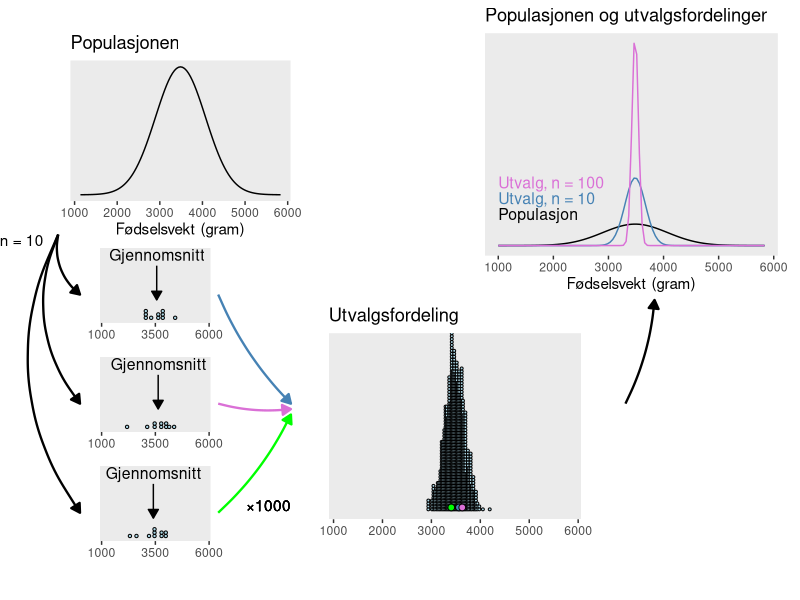
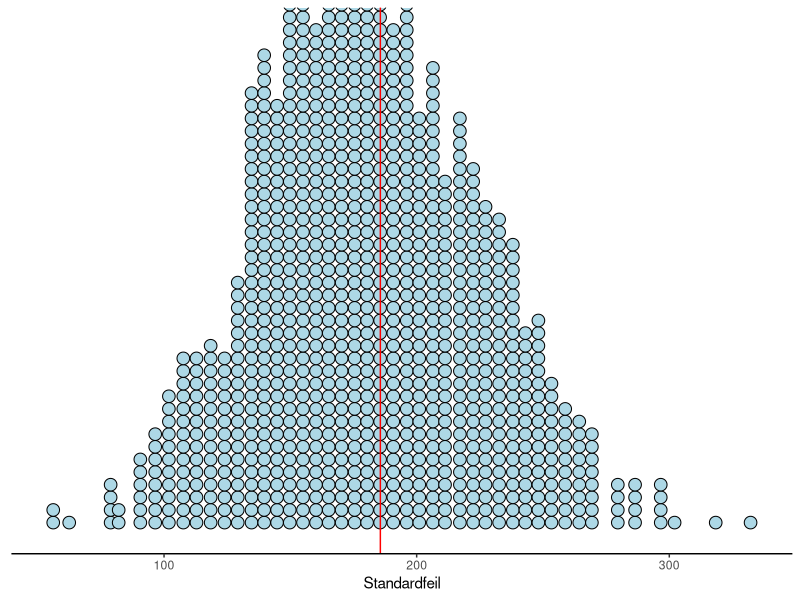
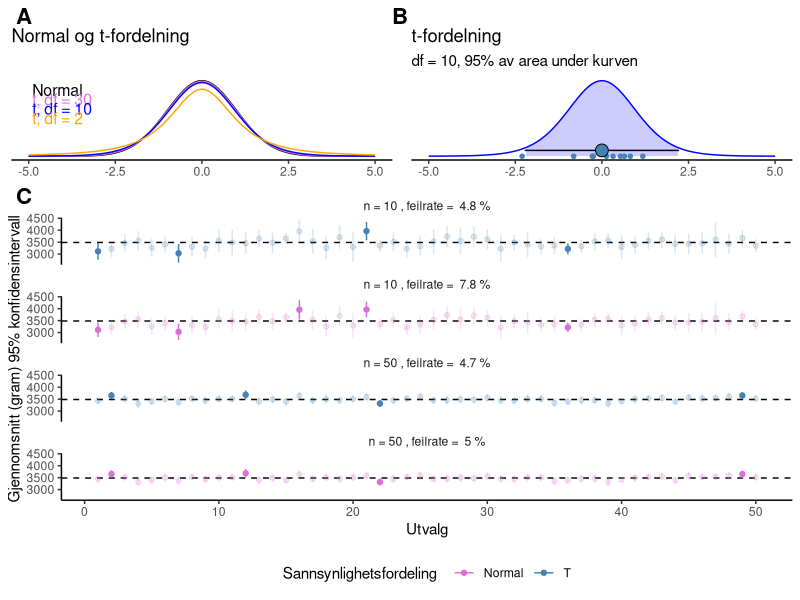

R code for these plots, in order:
## ---- chunk 1
#| echo: false
#| message: false
#| warning: false
#| fig-width: 8
#| label: fig-birtwtutvalg
#| fig-height: 8
#| fig-cap: "Vi trekker utvalg (n = 10) fra en populasjon av fødselsvekter. For hvert utvalg beregner vi gjennomsnitt og legger hvert gjennomsnitt til en ny fordeling, utvalgsfordelingen. I figuren ser vi tre eksempel på utvalg og de totalt tusen utvalgen som i dette fallet skaper utvalgsfordelingen. Utvalgsfordelingen tar en form som kan beskrives som en symmetrisk fordeling. Hvis vi fordelingen fra populasjonen med en utvalgsfordeling med forskjellige utvalgsstørrelser ser vi at populasjonen er har størst spredning og en utvalgsfordeling med flere observasjoner er mer samlet kring gjennomsnittet."


library(tidyverse); library(ggtext); library(cowplot)


px <- data.frame(x = c(0,1), y = c(0,1)) %>%
  

  
  ggplot(aes(x, y)) + 
  
    scale_x_continuous(limits = c(0, 1), breaks = NULL) +
  
  scale_y_continuous(limits = c(0, 1), breaks = NULL) +
  theme_void()


p1 <- ggplot(data = data.frame(x = c(3485 - (4*587), 3485 + (4*587))), aes(x)) +
  stat_function(fun = dnorm, n = 101, 
                args = list(mean = 3485, sd = 587)) + 
  ylab("") +
  scale_y_continuous(breaks = NULL) + 
    labs(x = "F&#248;dselsvekt (gram)", 
         title = "Populasjonen") +
  theme(panel.grid = element_blank(), axis.text.y = element_blank(), axis.ticks.y = element_blank(), 
        axis.title.x = element_markdown()) 


set.seed(1)
## data sets
d1 <- data.frame(x = rnorm(10, 3485, 587))
d2 <- data.frame(x = rnorm(10, 3485, 587))
d3 <- data.frame(x = rnorm(10, 3485, 587))



samp_plot_fun <- function(d = d1) {
  
  d %>%
  ggplot(aes(x)) + 
  geom_dotplot(fill = "lightblue") +
  
  annotate("text", x = mean(d$x), y = 0.6, 
           label = "Gjennomsnitt", 
           vjust = 0, 
           hjust = 0.5, size = 4) +  
  
  annotate("segment", x = mean(d$x), xend = mean(d$x), 
  y = 0.55, yend = 0.2, size = 0.5, 
  arrow = arrow(type = "closed", length = unit(0.1, "inches"))) +  
      
  
  ylab("") +
  labs(x = "F&#248;dselsvekt (gram)") +
    scale_x_continuous(limits = c(3485 - (4*587), 3485 + (4*587)), breaks = c(1000, 3500, 6000)) +
    scale_y_continuous(breaks = NULL, limits = c(0, 0.7)) +
  theme(panel.grid = element_blank(), axis.text.y = element_blank(), axis.ticks.y = element_blank(), 
        axis.title.x = element_blank(), 
        plot.background = element_rect(fill = NULL))
  
  
}


p2 <- samp_plot_fun(d1)
p3 <- samp_plot_fun(d2)
p4 <- samp_plot_fun(d3)


## Sample distribution plot


dsamp1 <- bind_rows(d1  %>% summarise(x = mean(x))%>% mutate(samp = "s1"), 
          d2  %>% summarise(x = mean(x))%>% mutate(samp = "s2"), 
          d3  %>% summarise(x = mean(x))%>% mutate(samp = "s3"))


p5 <- data.frame(x = rnorm(1000, 3485, 587/sqrt(10)), 
           samp = "all") %>%
  ggplot(aes(x, fill = factor(samp))) +

  
  geom_dotplot(binwidth = 25,
               dotsize = 2.4,
              stackratio = 1) +
  
  geom_dotplot(data = dsamp1, aes(x = x,fill = samp), 
               binwidth = 25, 
               stackratio = 1, 
               dotsize = 5.5) +
  

    scale_fill_manual(values = c("lightblue", "steelblue", "orchid", "green")) +
  
  ylab("") +
    scale_x_continuous(limits = c(3485 - (4*587), 3485 + (4*587))) +
  theme(panel.grid = element_blank(), axis.text.y = element_blank(), axis.ticks.y = element_blank(), 
        axis.title.x = element_blank(), 
        plot.background = element_rect(fill = NULL), 
        legend.position = "none") + 
  labs(title = "Utvalgsfordeling")


## Combine population and sample plots

p6 <- ggplot(data = data.frame(x = c(3485 - (4*587), 3485 + (4*587))), aes(x)) +
  # Population
  stat_function(fun = dnorm, n = 101, 
                args = list(mean = 3485, sd = 587)) + 
  # Sampling distribution n = 10
    stat_function(fun = dnorm, n = 101, 
                  color = "steelblue",
                args = list(mean = 3485, sd = 587/sqrt(10))) + 
  # Sampling distribution n = 100
      stat_function(fun = dnorm, n = 101, 
                  color = "orchid",
                args = list(mean = 3485, sd = 587/sqrt(100))) + 
  
  
  ylab("") +
  scale_y_continuous(breaks = NULL) + 
    labs(x = "F&#248;dselsvekt (gram)", 
         title = "Populasjonen og utvalgsfordelinger") +
  theme(panel.grid = element_blank(), axis.text.y = element_blank(), axis.ticks.y = element_blank(), 
        axis.title.x = element_markdown()) +
  annotate("text", 
           x = 1000, 
           hjust = 0,
           size = 4,
           y = c(0.001,0.0015, 0.002),
           color = c("black", "steelblue", "orchid"),
           label = c("Populasjon",
                     "Utvalg, n = 10", 
                     "Utvalg, n = 100")) 



px + 
  draw_plot(p1, x = 0.01, y = 0.6, width = 0.35, height = 0.4) +
  draw_plot(p2, x = 0.05, y = 0.41, width = 0.2, height = 0.2) +
  draw_plot(p3, x = 0.05, y = 0.21, width = 0.2, height = 0.2) +
  draw_plot(p4, x = 0.05, y = 0.01, width = 0.2, height = 0.2) +
  
  
  annotate("text", 
           x = 0.01, 
           hjust = 1,
           y = 0.61, 
           label = "n = 10") +
  
  annotate(
    'curve',
    x = c(0.03,0.03, 0.03), 
    y = c(0.62,0.62, 0.62),
    yend = c(0.51,0.31, 0.11),
    xend = c(0.06,0.06, 0.06),
    linewidth = 0.8,
    curvature = 0.3,
    arrow = arrow(length = unit(0.25, 'cm'), type = "closed")
  )  +
  
    annotate(
    'curve',
    x = c(0.25,0.25, 0.25), 
    y = c(0.51,0.31, 0.11),
    yend = c(0.31,0.30, 0.29),
    xend = c(0.35,0.35, 0.35),
    linewidth = 0.8,
    curvature = 0.1,
    color = c("steelblue", "orchid", "green"),
    arrow = arrow(length = unit(0.25, 'cm'), type = "closed")
  ) +
  
  annotate("richtext", 
           x = 0.35, 
           hjust = 1,
           fill = NA, label.color = NA, # remove background and outline
           label.padding = grid::unit(rep(0, 4), "pt"), # remove padding
           y = 0.12, 
           label = "&times;1000") +
  
  
  draw_plot(p5, x = 0.36, y = 0.05, width = 0.4, height = 0.45) +
  
  draw_plot(p6, x = 0.58, y = 0.5, width = 0.45, height = 0.55) +
  
  annotate(
    'curve',
    x = c(0.81), 
    y = c(0.31),
    yend = c(0.5),
    xend = c(0.85),
    linewidth = 0.8,
    curvature = 0.1,
    arrow = arrow(length = unit(0.25, 'cm'), type = "closed")
  ) 



## ---- chunk 2
#| echo: false
#| message: false
#| warning: false
#| fig-height: 4.5
#| fig-width: 4
#| label: fig-utvalgse
#| fig-cap: "Fordeling av estimat av standardfeil fra en populasjon med gjennomsnitt 3485 og standardavvik 587 og utvalg med størrelse 10. Den röde streken indikerer den teoretiske standardfeilen bergnet fra populasjonen."


dat <- vector()

set.seed(12)

for(i in 1:1000) {
  
  dat[i] <-  sd(rnorm(10, 3485, 587)) / sqrt(10) 
  
  
  
}


data.frame(x = dat) %>%
  ggplot(aes(x)) + geom_dotplot(dotsize = 1, 
                                binwidth = 5, 
                                fill = "lightblue") + 
  geom_vline(xintercept = 587/sqrt(10), color = "red") +
  theme_classic() + labs(x = "Standardfeil") + 
  theme(axis.title.y = element_blank(), 
        axis.ticks.y = element_blank(), 
        axis.line.y = element_blank(), 
        axis.text.y = element_blank())






## ---- chunk 3
#| echo: false
#| message: FALSE
#| warning: FALSE

set.seed(1)
sample <- rnorm(10,3485,587) 

## ---- chunk 4
#| echo: false
#| message: FALSE
#| warning: FALSE
#| fig-width: 6
#| fig-height: 8
#| label: fig-konfidensintervall
#| fig-cap: !expr 'paste("(A) En normalfordeling skiller seg fra en t-fordeling ved at formen ikke kan påvirkes. t-fordelingen har en ekstra parameter frihetsgrader (degrees of freedom, df) som bestemmer formen på kurven, når df nermer seg 0 faller mer av massen i fordelingen lengre ut fra sentrum. Når df > 30 ligner t-fordelingen på en normalfordeling. Vi betsemmer antallet frihetsgrader basert på antall observasjoner i dataene. (B) Et konfidensintervall basert på en t-fordeling (df=9) for observert data, et 95% konfidenintervall strekker seg &pm; ",round(qt(0.975, df=9),2)," standardfeil ut fra gjennomsnittet. (C) Et konfidensintervall for en t-fordeling er bredere enn for en normalfordeling og når antallet frihetsgrader (antallet observasjoner) er litet vil dette hjelpe oss å opprettholde feilraten, antallet konfidensintervall som ikke inneholder den faktiske populasjonsparameteren.")'



# plot a normal distribution using ggplot2

p1 <- data.frame(x = c(-5, 5)) %>%
  ggplot(aes(x)) + 
  stat_function(fun = dnorm, args = list()) +
  stat_function(fun = dt, args = list(
                                      df = 30), 
                color = "orchid") +
    stat_function(fun = dt, args = list(
                                      df = 10), 
                color = "blue") +
    stat_function(fun = dt, args = list(
                                      df = 2), 
                color = "orange") +
  theme_classic() + 
  
  annotate("text", 
           x = -4.9, 
           y = c(0.35,
                 0.3,
                 0.25,
                 0.20),
           size = 4,
           hjust = 0,
           label = c("Normal", 
                     "t, df = 30", 
                     "t, df = 10",
                     "t, df = 2"), 
                     color = c("black", "orchid", 
                               "blue", "orange")) +
  
  theme(axis.title.y = element_blank(),
        axis.text.y = element_blank(),
        axis.ticks.y = element_blank(), 
        axis.line.y = element_blank(), 
        axis.title.x = element_blank()) +
  labs(title = "Normal og t-fordelning",
       subtitle = " ",
       x = "Value") 


## Shade are under a t distribution

# Return dt(x) for 0 < x < 2, and NA for all other x

# example data

samp <- rnorm(10)

samp <- data.frame(samp = (samp - mean(samp))/sd(samp))


dt_limit <- function(x) {
    y <- dt(x, df = 10)
    y[x < -2.228139  |  x > 2.228139] <- NA
    return(y)
}

# ggplot() with dummy data
p2 <- ggplot(data.frame(x = c(-5, 5)), aes(x = x)) +
  stat_function(fun = dt_limit, geom = "area", fill = "blue", alpha = 0.2) +
  stat_function(fun = dt, 
                args = list(df = 10), color = "blue") + 
  theme_classic() +
    theme(axis.title.y = element_blank(),
        axis.text.y = element_blank(),
        axis.ticks.y = element_blank(), 
        axis.line.y = element_blank(),
              axis.title.x = element_blank()) +
  labs(title = "t-fordelning",
  subtitle= "df = 10, 95% av area under kurven",
       x = "Value") +
  
  geom_point(data = samp, aes(x = samp, y = 0), 
             size = 2, 
             shape = 20,
             color = "steelblue") +

  annotate("segment", 
           x = -2.228139, xend = 2.228139, y = 0.03, yend = 0.03, 
           color = "black") +
    annotate("point", 
           x = 0, y = 0.03, shape = 21,size = 4, fill = "steelblue") 




## Calculate confidence intervals using t and z distributions
## and compare them
set.seed(101)
N <- 2000

results10 <- data.frame(z_lwr = numeric(N), 
                      z_upr = numeric(N),
                      t_lwr = numeric(N),
                      t_upr = numeric(N), 
                      mean = numeric(N))

results50 <- data.frame(z_lwr = numeric(N), 
                      z_upr = numeric(N),
                      t_lwr = numeric(N),
                      t_upr = numeric(N), 
                      mean = numeric(N))


for(i in 1:N) {
  

  sample <- rnorm(10,3485,587) 
  mean <- mean(sample)
  sd <- sd(sample)
  n <- length(sample)
  z <- qnorm(0.975)
  t <- qt(0.975, df = n-1)
  
  results10[i,1] <- mean - z * sd/sqrt(n)
  results10[i,2] <- mean + z * sd/sqrt(n)
  results10[i,3] <- mean - t * sd/sqrt(n)
  results10[i,4] <- mean + t * sd/sqrt(n)
  results10[i,5] <- mean 
  results10$n <- n
  
  sample <- rnorm(50,3485,587) 
  mean <- mean(sample)
  sd <- sd(sample)
  n <- length(sample)
  z <- qnorm(0.975)
  t <- qt(0.975, df = n-1)
  
  results50[i,1] <- mean - z * sd/sqrt(n)
  results50[i,2] <- mean + z * sd/sqrt(n)
  results50[i,3] <- mean - t * sd/sqrt(n)
  results50[i,4] <- mean + t * sd/sqrt(n)
  results50[i,5] <- mean 
  results50$n <- n 
  
  }

  
errorrates <- bind_rows(results10, results50) %>%
  mutate(z_includes = ifelse(3485 > z_lwr & 3485 < z_upr, 1, 0),
         t_includes = ifelse(3485 > t_lwr & 3485 < t_upr, 1, 0)) %>%
  reframe(.by = n, 
            z_includes = round(100 * (1 - sum(z_includes)/N),1),
            t_includes = round(100 * (1 - sum(t_includes)/N),1)) 


p3 <- bind_rows(results10, results50) %>%
  group_by(n) %>%
  slice_sample(n = 50) %>%
  mutate(int = row_number()) %>%
  pivot_longer(cols = c(z_lwr, z_upr, t_lwr, t_upr), 
               names_to = "interval", 
               values_to = "val") %>%
  separate(interval, into = c("type", "side"), sep = "_") %>%
  pivot_wider(names_from = side, values_from = val) %>%
  ungroup() %>%
  mutate(includes = ifelse(3485 > lwr & 3485 < upr, "in", "out"),
        error_rate = if_else(type == "z" & n == 10, errorrates[1,2],
                             if_else(type == "z" & n == 50,errorrates[2,2],
                                     if_else(type == "t" & n == 10, errorrates[1,3],
                                             errorrates[2,3]))),
         type = if_else(type == "z", "Normal", "T"),

         n = paste("n =", n, ", feilrate = ", error_rate, "%") ) %>%
        
  
  
  ggplot(aes(x = int, y = mean, 
             color = type, alpha = includes)) +
  
    geom_hline(yintercept = 3485, linetype = 2) +
  
  geom_errorbar(aes(ymin = lwr, ymax = upr), 
                position = position_dodge(width = 0.5), 
                width = 0) +
  
  scale_alpha_manual(values = c(0.2,1), ## exclude from legend
                     guide = "none") +
  scale_color_manual(values = c("orchid", "steelblue")) +
  
  geom_point(position = position_dodge(width = 0.5)) + 
  facet_wrap(~ n, ncol = 1) +
  theme_classic() + 
  theme(strip.background = element_rect(color = "white"), 
        legend.position = "bottom") + 
  labs(x = "Utvalg", 
       y = "Gjennomsnitt (gram) 95% konfidensintervall", 
       color = "Sannsynlighetsfordeling")
  
  
plot_grid(NULL, 
          plot_grid(p1, p2, ncol = 2, rel_widths = c(1,1)), 
          p3, nrow = 3, rel_heights = c(0.05,0.4,1)) +
  # add labels
  draw_plot_label(label = c("A", "B", "C"), 
                  x = c(0.01, 0.48, 0.01),
                  y = c(1, 1, 0.7)) 

